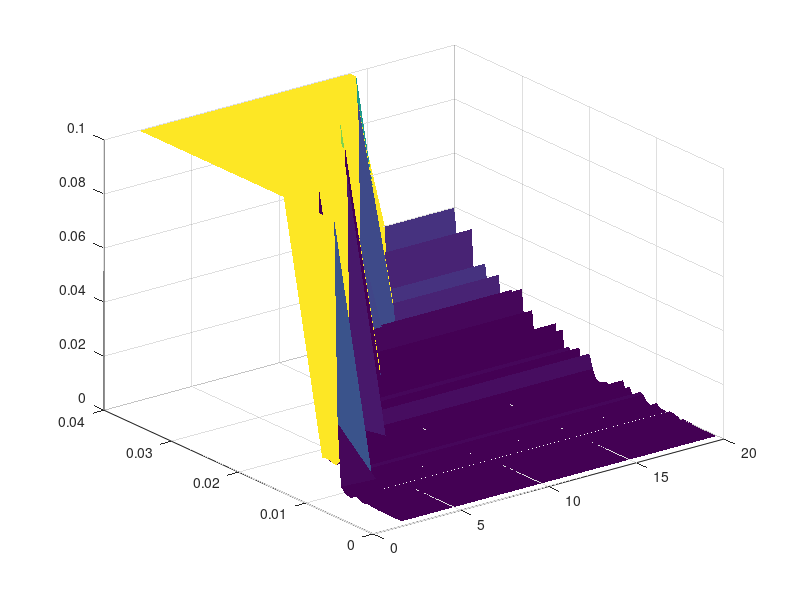

Write the MATLAB code that produced this figure. (Note: this script raises an error after producing the figure.)
clear variables
close all; 
clc
%%%%%%%%%%%%%%%%%%%%%%%%
% Stability P 69/355 PDF
% α_m = 1 for all orders (also mentioned in 100/355 
% [6] says it should decrease, 
%           but also =1 over all for 2m-2m scheme
%%%%%%%%%%%%%%%%%%%%%%%%
c = 1; L = 1; TM = .6;
Lambda = L/10;
h = 0.01;
N = round(2*L/h+1);
X = -L:h:L;
dT = 0.001:0.0005:0.04;%

K = -2*diag(ones(N,1))+diag(ones(N-1,1),1)+diag(ones(N-1,1),-1);
K(1,N) = 1; 
K(N,1) = 1;
K = sparse((1/h^2)*K);

U0 = exp(-(X/Lambda).^2);
err_M = zeros(length(dT),1);
alfa = zeros(length(dT),1);

N_ord = 10;              % 2== modified equation
U_all_dt = zeros(length(dT),N,N_ord);

for m=1:N_ord
    for kk=1:length(dT)
        alfa(kk) = c*dT(kk)/h;
        T = 0:dT(kk):TM;
        Un = U0';
        Unm = U0';
        KK = sparse(N,N);
        for oo=1:m
            KK = KK + ((c*dT(kk))^(2*oo)/factorial(2*oo))*K^(oo);
        end
        % figure()    
        for tt=2:length(T)
            Unp = (2*speye(N,N)+2*KK)*Un-Unm;
            Unm = Un;
            Un = Unp;
            % plot(X,Un), ylim([-.5 1.5]), grid on
            % drawnow
        end
        U_all_dt(kk,:,m) = Unp;
        X1 = -L:(h/100):L;
        Unp1 = interp1(X,Unp,X1);
        theo_fn = 0.5*exp(-((X1-c*TM)/Lambda).^2) + 0.5*exp(-((X1+c*TM)/Lambda).^2);
        error_val = trapz(X1,(theo_fn-Unp1).^2)/trapz(X1,theo_fn.^2);
        err_M(kk,m) = error_val;
        clear T error_val
    end
end

% figure(11)
% loglog(dT,(err_M),"LineWidth",1),
% xlabel("\Delta t"),ylabel("Log10(error)");

max_err = zeros(1,N_ord);
for jj=1:N_ord
    M_err = find(err_M(:,jj)<0.001);
    max_err(jj) = dT(M_err(end));
end

ordo = 1:N_ord;
figure(1)
err_M1 = err_M;
err_M1(err_M1>0.1) = 0.1;
surf(2*ordo,dT,err_M1),shading flat;zscale log;
xlabel("order"); ylabel("\Delta t"),zlabel("error");
colorbar

figure(2)
plot(2*ordo,c*max_err/h,"LineWidth",1.4),hold on,grid on;
plot(2*ordo,c*max_err/h,"*","LineWidth",1.4)
xlabel("order"), ylabel("CFL number \alpha",'Interpreter','tex')

figure(3),loglog(dT,err_M(:,1)),hold on,loglog(dT,err_M(:,2))
% hold on,loglog(dT,err_M(:,3)),hold on,loglog(dT,err_M(:,4))

% figure(11)
% for ik=1:N_ord
%     U1 = U_all_dt(:,:,ik);
%     U1(abs(U1)>2)=0;
%     surf(X,dT,U1),shading flat,zlim([-2 2]);
%     drawnow;
%     pause(0.1)
% end

%%
beta_p = @(p) (2^(2*p-1))*((factorial(p-1))^2)/factorial(2*p);
BB = 0;
for ii=1:N_ord
    BB = BB + beta_p(ii);
end
BB = BB^(-1/2);
disp(BB)
